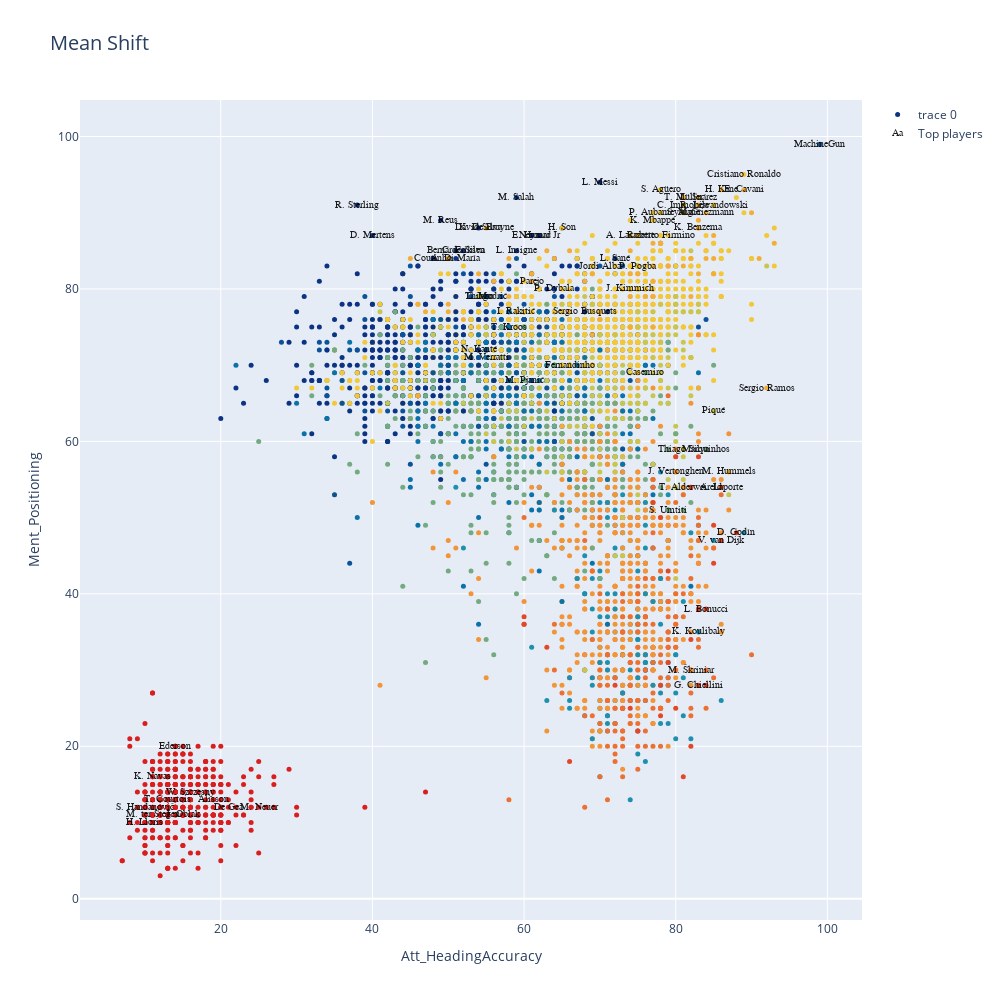

Here is the notebook cell this chart was saved with:
### Code cell
data=[]
bool_crack=df_n["overall"] > 85
bool_no_crack=df_n["overall"]<86


#Elegimos dos números entre 0 y  de n_skills-1
skill_1=skills_ratings[2]
skill_2=skills_ratings[22]


MeanShift_clusters = go.Scatter(x=df_skills[skill_1], y=df_skills[skill_2],
                           mode='markers',
                        text=df_n.loc[:,'short_name'],
                           marker=dict(
                                size=5,
                                color = clusters2.astype(np.float), #set color equal to a variable
                                colorscale='Portland',
                                showscale=False)
                           )

crack =go.Scatter(x=df_skills.loc[bool_crack,skill_1], y=df_skills.loc[bool_crack,skill_2],name='Top players',
                      text=df_n.loc[bool_crack,'short_name'],
                      textfont=dict(family='sans serif',size=10,color='black'),
                      opacity=0.9,mode='text')

data=[MeanShift_clusters,crack]

layout = go.Layout(title="Mean Shift",titlefont=dict(size=20),
                xaxis=dict(title=skill_1),
                yaxis=dict(title=skill_2),
                autosize=False, width=1000,height=1000)

fig = go.Figure(data=data, layout=layout)

iplot(fig)

### Figure 1 — Plotly figure (JSON) as saved in the notebook; plotly's stock layout.template omitted (floating-point values rounded to 4 significant figures; data arrays with more than 128 entries replaced by an {"elided": "..."} marker saying what was removed)
{"data": [{"marker": {"color": {"elided": "4757 int values"}, "colorscale": [[0, "rgb(12,51,131)"], [0.25, "rgb(10,136,186)"], [0.5, "rgb(242,211,56)"], [0.75, "rgb(242,143,56)"], [1, "rgb(217,30,30)"]], "showscale": false, "size": 5}, "mode": "markers", "text": {"elided": "4757 str values"}, "type": "scatter", "x": {"elided": "4757 int values"}, "y": {"elided": "4757 int values"}}, {"mode": "text", "name": "Top players", "opacity": 0.9, "text": ["L. Messi", "Cristiano Ronaldo", "Neymar Jr", "J. Oblak", "E. Hazard", "K. De Bruyne", "M. ter Stegen", "V. van Dijk", "L. Modrić", "M. Salah", "K. Mbappé", "K. Koulibaly", "H. Kane", "Alisson", "De Gea", "N. Kanté", "G. Chiellini", "S. Agüero", "Sergio Ramos", "L. Suárez", "R. Lewandowski", "Sergio Busquets", "A. Griezmann", "P. Dybala", "P. Pogba", "Ederson", "R. Sterling", "C. Eriksen", "T. Courtois", "Piqué", "S. Handanovič", "M. Neuer", "H. Lloris", "David Silva", "E. Cavani", "D. Godín", "T. Kroos", "M. Reus", "P. Aubameyang", "S. Mané", "A. Laporte", "Bernardo Silva", "Casemiro", "H. Son", "Fernandinho", "Thiago Silva", "K. Benzema", "J. Vertonghen", "D. Mertens", "M. Hummels", "T. Alderweireld", "Jordi Alba", "Thiago", "K. Navas", "L. Insigne", "L. Sané", "Marquinhos", "M. Škriniar", "M. Verratti", "S. Umtiti", "W. Szczęsny", "J. Kimmich", "Isco", "Roberto Firmino", "I. Rakitić", "M. Pjanić", "A. Di María", "L. Bonucci", "Coutinho", "Parejo", "T. Müller", "C. Immobile", "A. Lacazette", "MachineGun"], "textfont": {"color": "black", "family": "sans serif", "size": 10}, "type": "scatter", "x": [70, 89, 62, 15, 61, 55, 11, 86, 55, 59, 77, 83, 86, 19, 21, 54, 83, 78, 92, 83, 85, 68, 84, 64, 75, 14, 38, 52, 13, 85, 10, 25, 10, 54, 89, 88, 58, 49, 78, 81, 86, 51, 76, 65, 66, 81, 83, 80, 40, 87, 82, 70, 54, 11, 59, 72, 84, 82, 55, 79, 16, 74, 55, 78, 59, 60, 51, 84, 48, 61, 81, 81, 74, 99], "y": [94, 95, 87, 11, 87, 88, 11, 47, 79, 92, 89, 35, 93, 13, 12, 72, 28, 93, 67, 92, 91, 77, 90, 80, 83, 20, 91, 85, 13, 64, 12, 12, 10, 88, 93, 48, 75, 89, 90, 90, 54, 85, 69, 88, 70, 59, 88, 56, 87, 56, 54, 83, 79, 16, 85, 84, 59, 30, 71, 51, 14, 80, 79, 87, 77, 68, 84, 38, 84, 81, 92, 91, 87, 99]}], "layout": {"autosize": false, "height": 1000, "title": {"font": {"size": 20}, "text": "Mean Shift"}, "width": 1000, "xaxis": {"title": {"text": "Att_HeadingAccuracy"}}, "yaxis": {"title": {"text": "Ment_Positioning"}}}}
